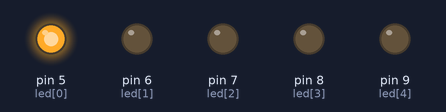
A sketch run on a simulated Arduino Uno, built with avr-gcc and run on an emulated ATmega328P. On the bench: output pins drawn as LEDs (lit = HIGH).

Above: at 0.2 s.
At 1.2 s:
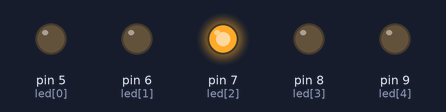
At 2.2 s:
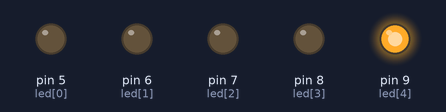
At 4.7 s:
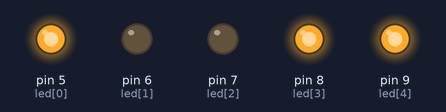
At 6.7 s:
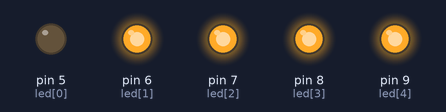
At 9.2 s:
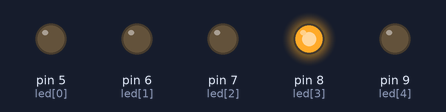
Timing chart, 0 to 9.8 s (numbered marks = the images above):
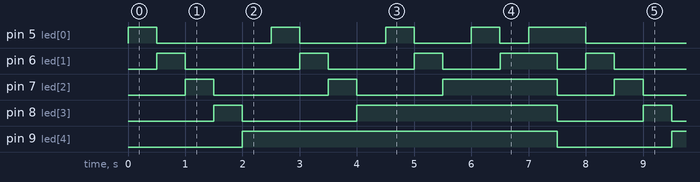

The sketch:

_2-2_2.ino.ino
```cpp
const byte led[]={5,6,7,8,9};
void setup() {
  // put your setup code here, to run once:
for(int i=0;i<=4;i++){
  pinMode(led[i],OUTPUT);

  }
}

void loop() {


for( int b=4;b>=0;b--){
for(int c=0;c<=b;c++){
  digitalWrite(led[c],HIGH);
  delay(500);
  digitalWrite(led[c],LOW);
  }
  digitalWrite(led[b],HIGH);
}
for(int a=0;a<=4;a++){
  digitalWrite(led[a],LOW);}

}
```

Measured:
- by itself, pin 5 (led[0]): repeats every 7.5 s: LOW 2.0 s, HIGH 0.50 s, LOW 1.5 s, HIGH 0.50 s, LOW 1.0 s, HIGH 0.50 s, LOW 0.50 s, HIGH 1.0 s
- by itself, pin 6 (led[1]): repeats every 7.5 s: LOW 2.0 s, HIGH 0.50 s, LOW 1.5 s, HIGH 0.50 s, LOW 1.0 s, HIGH 1.0 s, LOW 0.50 s, HIGH 0.50 s
- by itself, pin 7 (led[2]): repeats every 7.5 s: LOW 2.0 s, HIGH 0.50 s, LOW 1.5 s, HIGH 2.0 s, LOW 1.0 s, HIGH 0.50 s
- by itself, pin 8 (led[3]): repeats every 7.5 s: LOW 2.0 s, HIGH 3.5 s, LOW 1.5 s, HIGH 0.50 s
- by itself, pin 9 (led[4]): alternates HIGH for 5.5 s and LOW for 2.0 s
